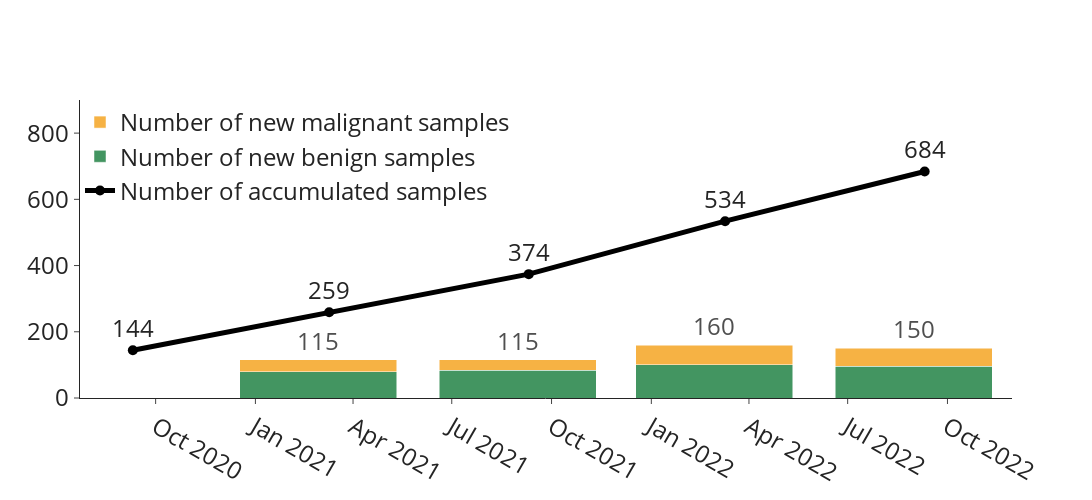

This figure's notebook cell:
### Code cell
fig = go.Figure()

# Plot trend
fig.add_trace(go.Scatter(x=df_Time_Track['Date']+pd.DateOffset(days=10), y=df_Time_Track['Accumulated Number'],name='Number of accumulated samples',
                         mode="lines+markers+text",line={'color':'black','width':5},marker={'size':10},
                         text=df_Time_Track['Accumulated Number'],textposition="top center"))

# Plot population
fig.add_trace(go.Bar(x=df_Time_Track.loc[1:4,'Date'], y=df_Time_Track.loc[1:4,'Benign number'],name='Number of new benign samples',marker_color='#157B3A',opacity=0.8))
fig.add_trace(go.Bar(x=df_Time_Track.loc[1:4,'Date'], y=df_Time_Track.loc[1:4,'Malignant number'],name='Number of new malignant samples',
                     text=df_Time_Track.loc[1:4,'Patient number'],textposition='outside',marker_color='#F4A016',opacity=0.8))
fig.update_layout(barmode='stack')

fig.update_yaxes(range=[0,900])

fig.update_layout(autosize=False,width=1200,height=500,font=dict(size=24), template='simple_white',
                 legend=dict(orientation='v',yanchor="top", y=1,xanchor="left",x=0,font = dict(size = 24)))

fig.show()
fig.write_image(os.path.join(Path,'Model update_Sample.png'),scale=3)
plt.close()

### Figure 1 — Plotly figure (JSON) as saved in the notebook; plotly's stock layout.template omitted (floating-point values rounded to 4 significant figures)
{"data": [{"line": {"color": "black", "width": 5}, "marker": {"size": 10}, "mode": "lines+markers+text", "name": "Number of accumulated samples", "text": [144, 259, 374, 534, 684], "textposition": "top center", "type": "scatter", "x": ["2020-09-10T00:00:00", "2021-03-10T00:00:00", "2021-09-10T00:00:00", "2022-03-10T00:00:00", "2022-09-10T00:00:00"], "y": [144, 259, 374, 534, 684]}, {"marker": {"color": "#157B3A"}, "name": "Number of new benign samples", "opacity": 0.8, "type": "bar", "x": ["2021-02-28T00:00:00", "2021-08-31T00:00:00", "2022-02-28T00:00:00", "2022-08-31T00:00:00"], "y": [79, 84, 100, 96]}, {"marker": {"color": "#F4A016"}, "name": "Number of new malignant samples", "opacity": 0.8, "text": [115, 115, 160, 150], "textposition": "outside", "type": "bar", "x": ["2021-02-28T00:00:00", "2021-08-31T00:00:00", "2022-02-28T00:00:00", "2022-08-31T00:00:00"], "y": [36, 31, 60, 54]}], "layout": {"autosize": false, "barmode": "stack", "font": {"size": 24}, "height": 500, "legend": {"font": {"size": 24}, "orientation": "v", "x": 0, "xanchor": "left", "y": 1, "yanchor": "top"}, "width": 1200, "yaxis": {"range": [0, 900]}}}
